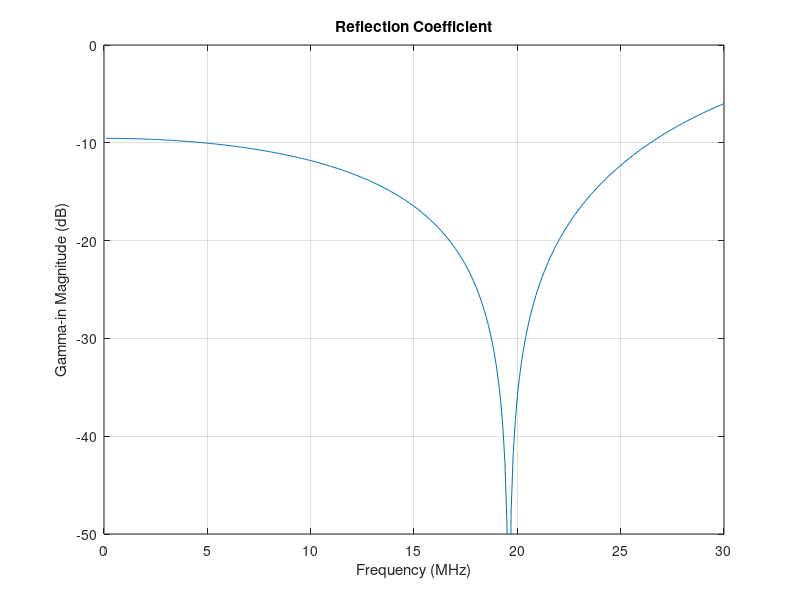

This figure's MATLAB source:
c = 3e8;
u = (2/3)*c;
f = (0.1:0.1:30)*1e6;
lambda = u./f;
beta = 2*pi./lambda;
l = 1;

% Zin of terminated line
Zo1 = 50;
ZL1 = 25;
l1 = l;
Zin1 = Zo1 .* (ZL1 + 1j.*Zo1.*tan(beta * l1))./(Zo1 + 1j.*ZL1.*tan(beta*l1));

% Zin of open stub
Zo2 = 50;
ZL2 = 25;
l2 = l;
Zin2 = -1j.*Zo2.*cot(beta*l2);

% Calculate the right end of T1
Zend = (1./Zin1 + 1./Zin2).^-1;

% Calculate the input impedance 
l_long = 12.55;
Zo3 = 50;
Zin = Zo3 .* (Zend + 1j.*Zo3.*tan(beta * l_long))./(Zo3 + 1j.*Zend.*tan(beta*l_long));
idx = find(f == 19.6e6);
ans = Zin(idx)
zL = Zend(idx)/Zo3
elength = l/lambda(idx)

% Reflection Coefficient
Gamma = (Zin - Zo3)./(Zin + Zo3);
plot(f/1e6,20*log10(abs(Gamma)))
mean(20*log10(abs(Gamma)))
grid on;
ylim([-50 0]);
title("Reflection Coefficient")
xlabel("Frequency (MHz)")
ylabel("Gamma-in Magnitude (dB)")
